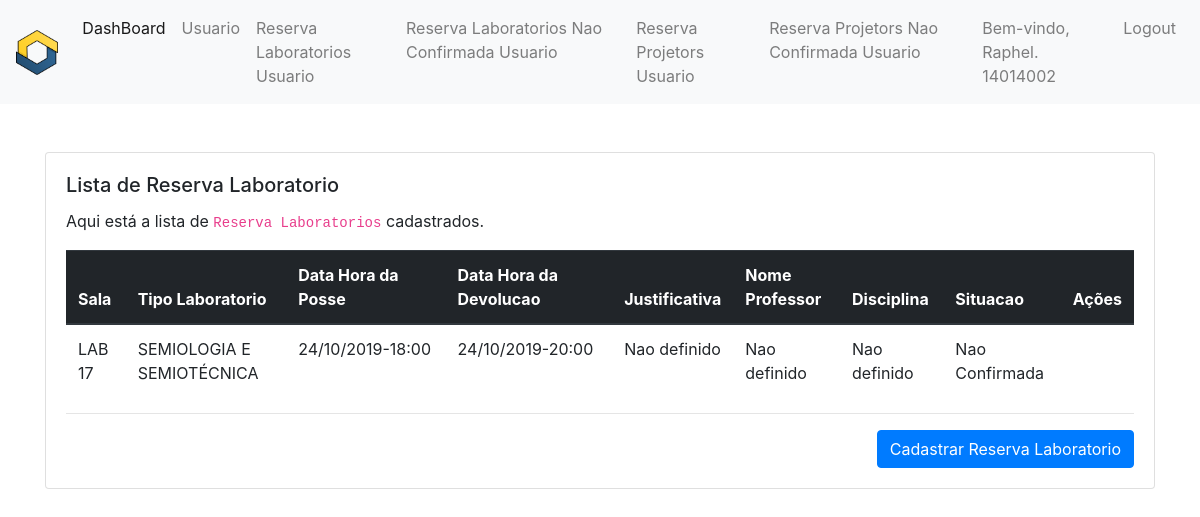
/reserva_laboratorios_usuario/ (signed in), run on an earlier commit of the app's database.
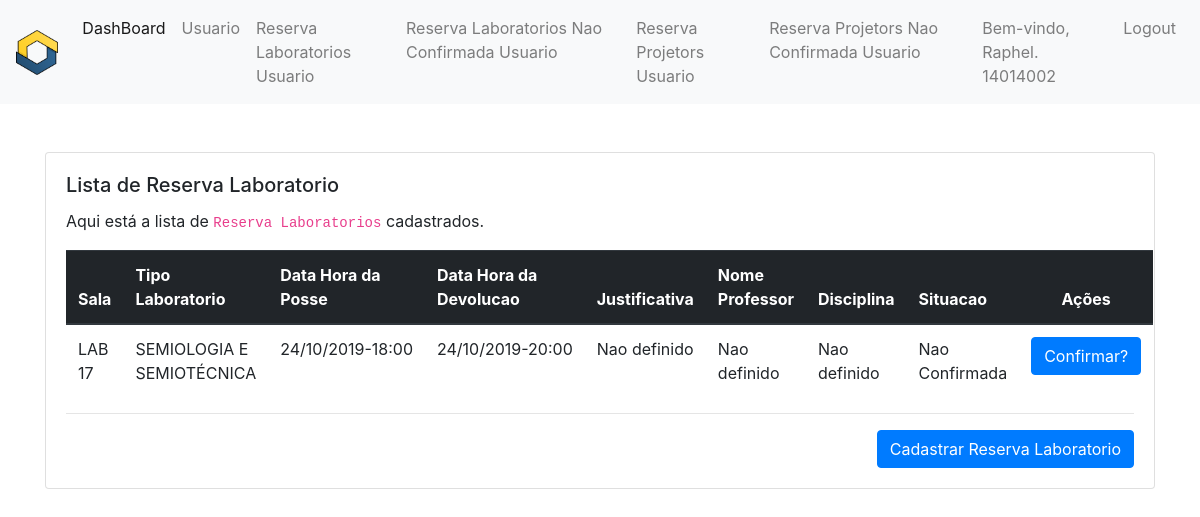
And on a later commit of the database.
### authweb/models.py (models this page shows, shortened)
class Reserva(models.Model):
    data_hora_chegada = models.DateTimeField(blank=True, null=True)
    data_hora_saida = models.DateTimeField(blank=True, null=True)
    situacao = models.ForeignKey(Situacao, on_delete=models.PROTECT)
    justificativa = models.CharField(max_length=255, blank=True, null=True)
    observacao = models.CharField(max_length=255, blank=True, null=True)
    confirmacao = models.BooleanField(blank=True, null=True)
    id_usuario = models.ForeignKey(Usuario, on_delete=models.PROTECT)
    id_recurso = models.ForeignKey(Recurso, on_delete=models.PROTECT)
    tipo_recurso = models.CharField(max_length=255, blank=True, null=True)
    disciplina = models.CharField(max_length=255, blank=True, null=True)
    curso = models.ForeignKey(Curso, on_delete=models.PROTECT, default = None,blank=True, null=True, )
    nome_professor = models.CharField(max_length=255, blank=True, null=True)
    turno = models.CharField(max_length=255, blank=True, null=True)
    primeira_aula = models.BooleanField(blank=True, null=True)
    segunda_aula = models.BooleanField(blank=True, null=True)
    objetos = models.Manager()

class Recurso(models.Model):
    LOCALIZACAO = ( ('terreo', 'terreo'),
                    ('1 andar', '1 andar'),
                    )
    localizacao = models.CharField(choices=LOCALIZACAO,default='sem localizacao', null=True, blank=True, max_length=255)
    SALA = ( ('LAB 03', 'LAB 03'),
              ('LAB 04', 'LAB 04'),
              ('LAB 05', 'LAB 05'),
              ('LAB 06', 'LAB 06'),
              ('LAB 07', 'LAB 07'),
              ('LAB 08', 'LAB 08'),
              ('LAB 09', 'LAB 09'),
              ('LAB 10', 'LAB 10'),
              ('LAB 11', 'LAB 11'),
              ('LAB 13', 'LAB 13'),
              ('LAB 14', 'LAB 14'),
              ('LAB 15', 'LAB 15'),
              ('LAB 16', 'LAB 16'),
              ('LAB 17', 'LAB 17'),
              ('LAB 18', 'LAB 18'),
              ('LAB 19', 'LAB 19'),
              ('LAB 20', 'LAB 20'),
                    )
    sala = models.CharField(choices=SALA,default='LAB XX', null=True, blank=True, max_length=255)
    descricao = models.CharField(max_length=255, blank=True, null=True, default ="sem descricao")
    tipo_laboratorio = models.ForeignKey(TipoLaboratorio, on_delete=models.PROTECT, blank=True, null=True )#tem que ajustar para null?
    numero = models.IntegerField(blank=True, null=True)
    tipo_recurso = models.CharField(max_length=255, blank=True, null=True)
    objetos = models.Manager()

class TipoLaboratorio (models.Model):
    nome = models.CharField(max_length=255, blank=True, null=True)
    descricao = models.CharField(max_length=255, blank=True, null=True)
    objetos = models.Manager()

### website/views.py (the view)
# urls.py: path('reserva_laboratorios_usuario/', ReservaLaboratorioUsuarioListView.as_view(), name="lista_reserva_laboratorios_usuario"),
class ReservaLaboratorioUsuarioListView(PermissionRequiredMixin,LoginRequiredMixin, ListView):
    permission_required = "authweb.view_reserva"
    template_name = "website/reserva_laboratorio/lista_usuario.html"
    model = Reserva
    login_url = 'website:login'
    redirect_field_name = 'redirect_to'
    def get_context_data(self, **kwargs):
        context = super(ReservaLaboratorioUsuarioListView, self).get_context_data(**kwargs)
        context['reservas'] = Reserva.objetos.filter(id_usuario=self.request.user.id, tipo_recurso="laboratorio", situacao =2, data_hora_saida__gte = datetime.now())
        return context

### authweb/templatetags/mytags.py (called while the page is built)
@register.filter
def str_confirmacao(value): # Only one argument.
    if(value == 0):
        return "Nao Confirmada"
    else:
        return "Reservado"

@register.filter
def str_none(value): # Only one argument.
    if(value == None):
        return "Nao definido"
    else:
        return "Nao definido"

### website/templates/website/reserva_laboratorio/lista_usuario.html (shortened to what this page needs)
{% extends "website/_layouts/base.html" %}
{% load widget_tweaks %}
{% load mytags %}
{% block conteudo %}
<div class="container mt-5">
  <div class="row">
    <div class="col-lg-12 col-md-12 col-sm-12 col-xs-12">
      <div class="card">
        <div class="card-body">
          <h5 class="card-title">Lista de Reserva Laboratorio</h5>
          {% if reservas|length > 0 %}
            <p class="card-text">
              Aqui está a lista de <code>Reserva Laboratorios</code> cadastrados.
            </p>
            <table class="table">
              <thead class="thead-dark">
              <tr>
                <th scope="col">Sala</th>
				<th scope="col">Tipo Laboratorio</th>
				<th scope="col">Data Hora da Posse</th>
				<th scope="col">Data Hora da Devolucao</th>
				<th scope="col">Justificativa</th>
				<th scope="col">Nome Professor</th>
				<th scope="col">Disciplina</th>
				<th scope="col">Situacao</th>
				<th scope="col" class="text-center">Ações</th>
              </tr>
              </thead>
              <tbody>
              {% for reserva in reservas %}
                <tr>
				  <td >{{ reserva.id_recurso.sala }}</td>
				  <td >{{ reserva.id_recurso.tipo_laboratorio.nome }}</td>
				  <td scope="row">{{ reserva.data_hora_saida|date:'d/m/Y' }}-{{ reserva.data_hora_saida|time:"H:i" }}</td>
                  <td scope="row">{{ reserva.data_hora_chegada|date:'d/m/Y' }}-{{ reserva.data_hora_chegada|time:"H:i" }}</td>
				  <td scope="row">{{ reserva.justificativa|str_none }}</td>
				  <td scope="row">{{ reserva.nome_professor|str_none}}</td>
				  <td scope="row">{{ reserva.disciplina|str_none}}</td>
				  <td scope="row">{{ reserva.confirmacao|str_confirmacao}}</td>
                    <td class="text-center">
				{% if perms.authweb.change_reserva %}
					{% if not reserva.confirmacao %}
                    <a href="{% url 'website:atualiza_reserva_laboratorio_confirma' pk=reserva.id %}"
                       class="btn btn-primary">
                      Confirmar?
                    </a>
					{% endif %}
				{% endif %}
                  </td>
                </tr>
              {% endfor %}
              </tbody>
            </table>
        {% else %}
          <div class="text-center mt-5 mb-5 jumbotron">
            <h5>Nenhum <code>Reserva Laboratorio</code> cadastrado ainda.</h5>
          </div>
        {% endif %}
          <hr />
          <div class="text-right">
            <a href="{% url 'website:cadastra_reserva_laboratorio' %}" class="btn btn-primary">
              Cadastrar Reserva Laboratorio
            </a>
          </div>
        </div>
      </div>
    </div>
  </div>
</div>
{% endblock %}

What changed in the data, as far as the page shows it:
changed Reserva "Nao definido": now shows "Confirmar?"
